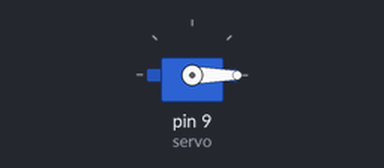
The sketch below on a simulated Arduino Uno, built with avr-gcc and run on an emulated ATmega328P. On the bench: servo.

Above: at 1.05 s.
Timing chart, 0 to 5.6 s (numbered marks = the images above):
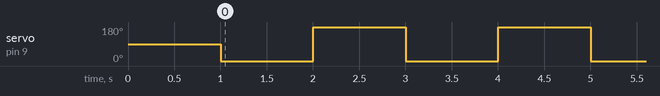

Measured:
- by itself, servo on pin 9 (servo): alternates 180° for 1.0 s and 0° for 1.0 s

The sketch:

CRC_ServoExample.ino
```cpp
#include <Servo.h>

Servo servo;

void setup() {
  //Tell Ardino which pin the Servo is connected to
  servo.attach(9);
  //Move the Servo to a starting position (0-180);
  servo.write(90);
  //Wait a second, so the Servo can move
  delay(1000);
}

void loop() {
  //Move the servo
  servo.write(0);
  //Give the servo time to move
  delay(1000);
  //Move the servo
  servo.write(180);
  //Give the servo time to move
  delay(1000);

}
```
